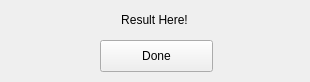
<?xml version="1.0" encoding="UTF-8"?>
<ui version="4.0">
 <class>Form</class>
 <widget class="QWidget" name="Form">
  <property name="geometry">
   <rect>
    <x>0</x>
    <y>0</y>
    <width>310</width>
    <height>82</height>
   </rect>
  </property>
  <property name="windowTitle">
   <string>Form</string>
  </property>
  <widget class="QLabel" name="result">
   <property name="geometry">
    <rect>
     <x>9</x>
     <y>10</y>
     <width>291</width>
     <height>20</height>
    </rect>
   </property>
   <property name="font">
    <font>
     <stylestrategy>PreferDefault</stylestrategy>
    </font>
   </property>
   <property name="layoutDirection">
    <enum>Qt::LeftToRight</enum>
   </property>
   <property name="text">
    <string>Result Here!</string>
   </property>
   <property name="alignment">
    <set>Qt::AlignCenter</set>
   </property>
  </widget>
  <widget class="QPushButton" name="doneButton">
   <property name="geometry">
    <rect>
     <x>100</x>
     <y>40</y>
     <width>113</width>
     <height>32</height>
    </rect>
   </property>
   <property name="text">
    <string>Done</string>
   </property>
  </widget>
 </widget>
 <resources/>
 <connections/>
</ui>
